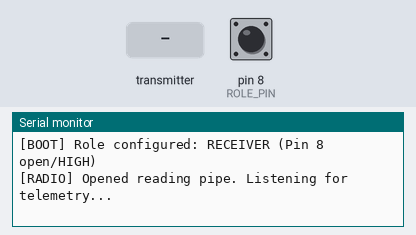
The sketch below on a simulated Arduino Uno, built with avr-gcc and run on an emulated ATmega328P. On the bench: the last lines printed to the serial monitor. The inputs (shaded band) are chosen by the test bench; at power-on: pin 8 (ROLE_PIN) HIGH. No radio packets arrive unless stated.

Above: at 1.4 s.
1.5 s: the transmitter starts sending packetID = 0
At 1.57 s:
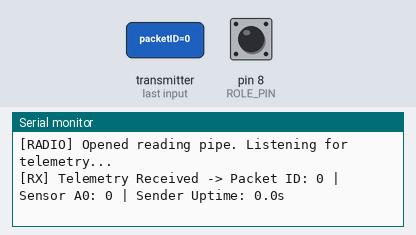
3.4 s: the transmitter starts sending sensorValue = 256
At 3.59 s:
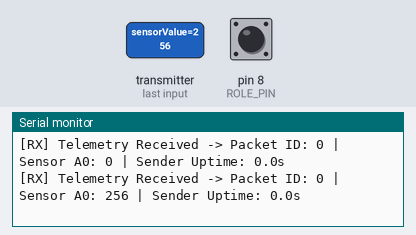
6.4 s: the transmitter starts sending uptimeSeconds = 25
At 6.59 s:
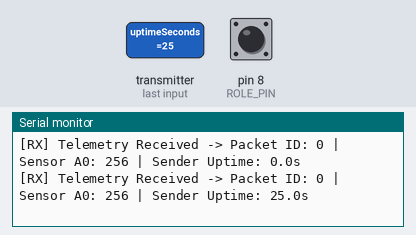
9.4 s: the transmitter starts sending sensorValue = 0
At 9.54 s:
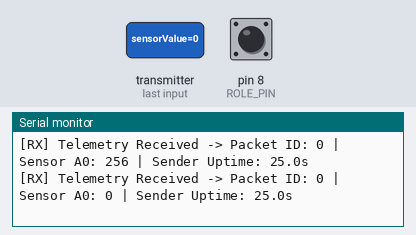
12.4 s: the transmitter starts sending uptimeSeconds = 0
At 12.58 s:
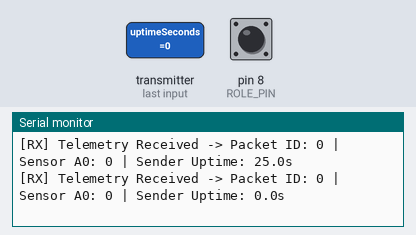
15.4 s: the transmitter starts sending sensorValue = 512
At 15.58 s:
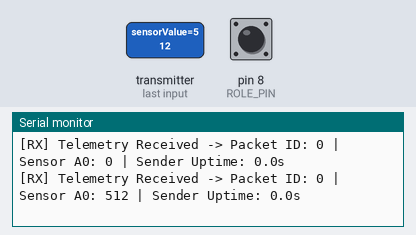
Timing chart, 0 to 18.4 s (numbered marks = the images above; inputs shaded):
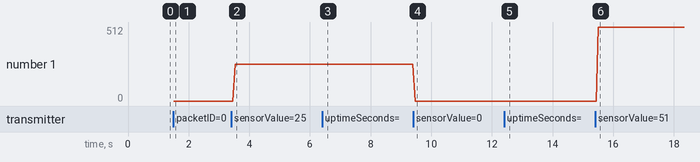

The sketch:

Day_40_nRF24L01_Wireless.ino
```cpp
/*
 * 100 Projects with Arduino - Day 40
 * Project: nRF24L01+ 2.4GHz RF Transceiver (Dual-Role SPI Packet Link)
 *
 * DESCRIPTION:
 * This project interfaces the nRF24L01+ 2.4 GHz radio frequency transceiver module over the SPI
 * bus. To implement a robust, scalable wireless telemetry link:
 * 1. Dual-Role Firmware: Uses a hardware Jumper Pin (Pin 8) to determine role on boot.
 *    If Pin 8 is jumpered to GND, the board operates as a Transmitter. If left open, it acts as a
 * Receiver. This allows the user to compile and upload the exact same sketch to both transceiver
 * nodes.
 * 2. Structured Multi-Byte Payload: Transmits a packed data structure containing a packet counter,
 *    an analog sensor reading, and a system uptime float, demonstrating binary serialization.
 * 3. SPI Control Interface: Configures Chip Enable (CE) and Chip Select Not (CSN) alongside
 * hardware SPI pins.
 * 4. Automatic Acknowledgment: Configures the radio pipelines with Auto-ACK (Enhanced ShockBurst)
 *    and low power amplifier levels to prevent short-range receiver saturation.
 *
 * RF24 & SPI HARDWARE THEORY:
 * - nRF24L01+ Transceiver: Runs in the 2.4 GHz ISM band. It splits the band into 125 channels
 * separated by 1 MHz. It uses GFSK modulation and handles packet framing, preamble, CRC error
 * checks, and Auto-ACK internally on the chip hardware, offloading the microcontroller.
 * - SPI Bus Wiring:
 *   The module requires high-speed SPI (MOSI=11, MISO=12, SCK=13).
 *   Additionally, CE (Pin 9) controls RX/TX active modes, and CSN (Pin 10) controls SPI bus
 * selection.
 * - Shared Address Pipeline:
 *   The transmitter and receiver must open a reading/writing pipeline using the exact same 5-byte
 * address (e.g., "00001") and operate on the same frequency channel (default channel 76).
 *
 * WIRING:
 * - nRF24L01+ Module -> Arduino Uno
 *   - VCC -> 3.3V (WARNING: 5V will destroy the radio chip! nRF24L01 is NOT 5V tolerant on VCC!)
 *   - GND -> GND
 *   - CE  -> Pin 9
 *   - CSN -> Pin 10
 *   - SCK -> Pin 13
 *   - MOSI-> Pin 11
 *   - MISO-> Pin 12
 *   - IRQ -> Not Connected
 * - Role Select Jumper -> Arduino Uno
 *   - Pin 8 -> Ground (Connect with a jumper wire to GND to select TRANSMITTER role, leave open for
 * RECEIVER)
 */

#include <RF24.h>
#include <SPI.h>
#include <nRF24L01.h>

// --- PIN DEFINITIONS ---
const int CE_PIN = 9;    // Radio Chip Enable
const int CSN_PIN = 10;  // Radio Chip Select Not
const int ROLE_PIN = 8;  // Ground this pin to select Transmitter, leave open for Receiver

// Instantiate the radio object
RF24 radio(CE_PIN, CSN_PIN);

// Shared pipeline address (5 bytes)
const byte radioAddress[6] = "NODE1";

// --- STRUCTURED PACKET PAYLOAD ---
struct TelemetryPacket {
  uint32_t packetID;    // 4 bytes: Monotonic packet sequence counter
  int sensorValue;      // 2 bytes: ADC reading (e.g. from A0)
  float uptimeSeconds;  // 4 bytes: Arduino uptime in seconds
};  // Total size = 10 bytes

// --- TIMING VARIABLES ---
unsigned long lastTxTime = 0;
const unsigned long txIntervalMs = 1000;  // Transmit once per second in TX mode

// Role state tracking
bool isTransmitter = false;
uint32_t packetCounter = 0;

void setup() {
  Serial.begin(9600);

  Serial.println("==================================================");
  Serial.println("Day 40: nRF24L01+ 2.4GHz RF Transceiver SPI Link");
  Serial.println("==================================================");

  // Setup role selector pin using internal pull-up
  pinMode(ROLE_PIN, INPUT_PULLUP);

  // Read role selection pin (LOW = Transmitter, HIGH = Receiver)
  // We wait 100ms to allow pin voltage to stabilize after power-up
  delay(100);
  if (digitalRead(ROLE_PIN) == LOW) {
    isTransmitter = true;
  } else {
    isTransmitter = false;
  }

  // Print selected role to serial monitor
  Serial.print("[BOOT] Role configured: ");
  if (isTransmitter) {
    Serial.println("TRANSMITTER (Pin 8 grounded)");
  } else {
    Serial.println("RECEIVER (Pin 8 open/HIGH)");
  }

  // Initialize the radio chip
  if (!radio.begin()) {
    Serial.println("[ERROR] nRF24L01+ hardware initialization failed! Check wiring.");
    for (;;);  // Halt setup
  }

  // Set the Power Amplifier level.
  // RF24_PA_MIN is used for desktop testing because close-range high power saturates the receiver,
  // causing packet loss. For long-range field deployment, use RF24_PA_MAX.
  radio.setPALevel(RF24_PA_MIN);

  // Set data rate to 1MBPS (options: RF24_250KBPS, RF24_1MBPS, RF24_2MBPS)
  radio.setDataRate(RF24_1MBPS);

  // Configure reading and writing pipelines
  if (isTransmitter) {
    radio.openWritingPipe(radioAddress);
    radio.stopListening();  // Put radio into Transmit Mode
    Serial.println("[RADIO] Opened writing pipe. Ready to broadcast.");
  } else {
    radio.openReadingPipe(1, radioAddress);
    radio.startListening();  // Put radio into Receive Mode (listening)
    Serial.println("[RADIO] Opened reading pipe. Listening for telemetry...");
  }
}

void loop() {
  if (isTransmitter) {
    // --- TRANSMITTER BEHAVIOR ---
    unsigned long currentMillis = millis();
    if (currentMillis - lastTxTime >= txIntervalMs) {
      lastTxTime = currentMillis;

      // Populate telemetry struct
      TelemetryPacket packet;
      packet.packetID = packetCounter++;
      packet.sensorValue = analogRead(A0);  // Read analog pin A0 (floating noise if unconnected)
      packet.uptimeSeconds = (float)currentMillis / 1000.0;

      // Transmit the packet (blocking call, but returns quickly)
      // radio.write() returns true if the receiver acknowledged the packet (Auto-ACK)
      bool ackReceived = radio.write(&packet, sizeof(TelemetryPacket));

      Serial.print("[TX] Sent Packet #");
      Serial.print(packet.packetID);
      Serial.print(" | Sensor A0: ");
      Serial.print(packet.sensorValue);
      Serial.print(" | Uptime: ");
      Serial.print(packet.uptimeSeconds, 1);
      Serial.print("s | Status: ");
      if (ackReceived) {
        Serial.println("ACK Received OK");
      } else {
        Serial.println("TX Failed (No ACK)");
      }
    }
  } else {
    // --- RECEIVER BEHAVIOR ---
    // Check if wireless packets are available in the FIFO buffer
    if (radio.available()) {
      TelemetryPacket packet;

      // Read the packet from the RX FIFO buffer
      radio.read(&packet, sizeof(TelemetryPacket));

      // Display decoded telemetry to the monitor console
      Serial.print("[RX] Telemetry Received -> Packet ID: ");
      Serial.print(packet.packetID);
      Serial.print(" | Sensor A0: ");
      Serial.print(packet.sensorValue);
      Serial.print(" | Sender Uptime: ");
      Serial.print(packet.uptimeSeconds, 1);
      Serial.println("s");
    }
  }
}
```

Measured:
- after the input at 1.5 s, the serial monitor: prints a new line at once (image 1)
- after the input at 3.4 s, the serial monitor: prints a new line after 0.13 s (image 2)
- after the input at 6.4 s, the serial monitor: prints a new line after 0.12 s (image 3)
- after the input at 9.4 s, the serial monitor: prints a new line after 0.07 s (image 4)
- after the input at 12.4 s, the serial monitor: prints a new line after 0.11 s (image 5)
- after the input at 15.4 s, the serial monitor: prints a new line after 0.11 s (image 6)
- plotted number 1: 0 → 256 after the input at 3.4 s, 0 → 512 after the input at 15.4 s
